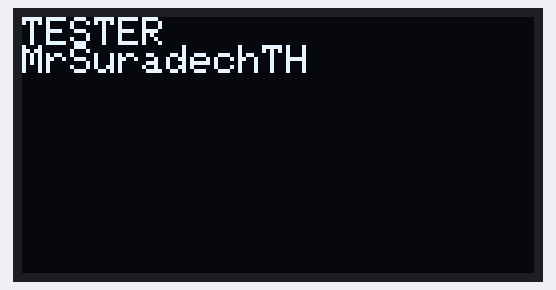
A sketch run on a simulated Arduino Uno, built with avr-gcc and run on an emulated ATmega328P. Parts: 128×64 one-colour display.

Above: at 0.1 s.

The sketch:

oled.ino
```cpp
#include <SPI.h>
#include <Wire.h>
#include <Adafruit_GFX.h>
#include <Adafruit_SSD1306.h>
#define OLED_RESET 16

// Adafruit_SSD1306 display(OLED_RESET);
Adafruit_SSD1306 display(-1);

void setup() {
  display.begin(SSD1306_SWITCHCAPVCC, 0x3c);
  display.clearDisplay();
  display.setTextSize(1);
  display.setTextColor(WHITE);
  display.setCursor(0,0);
  display.println("TESTER ");
  display.setCursor(0,7);
  display.println("MrSuradechTH");
  display.display();
}
void loop() {
}
```
